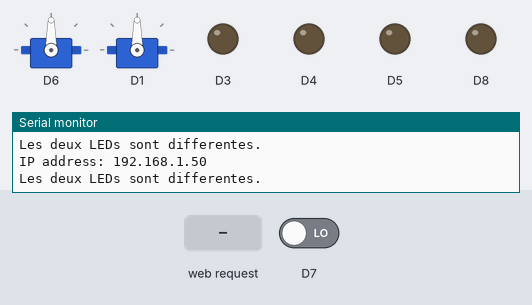
Recording of a program running on a simulated ESP8266 (NodeMCU). Shown: 2 × servo, output pins drawn as LEDs (lit = HIGH), the last lines printed to the serial monitor. Inputs (shaded band) come from the test bench; at power-on: D7 LOW. WiFi joins after 1.5 s; servers stay silent unless stated.

Above: at 5.7 s.
5.8 s: D7 driven HIGH
At 7.0 s:
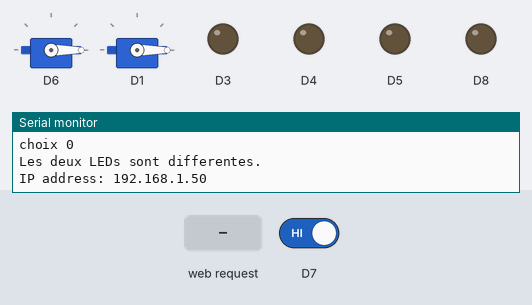
7.3 s: HTTP request GET /Choix1 received
At 8.6 s:
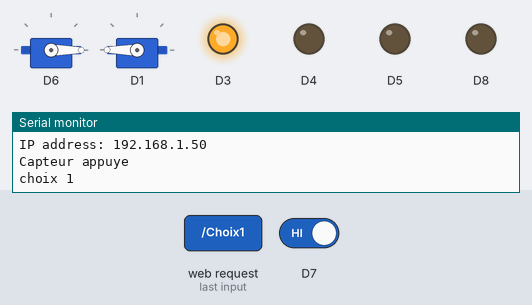
Timing chart, 0 to 13.9 s (numbered marks = the images above; inputs shaded):
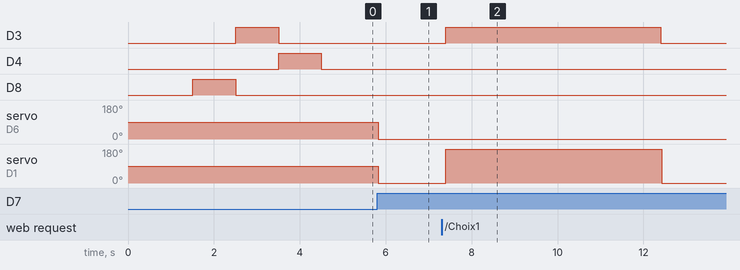

Measured:
- after the input at 5.8 s, servo on D6, servo on D1: 90° → 0° at once
- after the input at 7.3 s, D3: LOW → HIGH after 0.10 s, → LOW 5.0 s later; servo on D1: 0° → 180° after 0.10 s, → 0° 5.0 s later

The program:

main.cpp
```cpp
#include "Wifi_Serveur.h"
#include "Servomotor.h"
#include "Alerte.h"
#include <iostream>
#include <vector>


WifiServer server("simple", "mama1234");

// Pin pour les servos
const int brocheServoG = 12;  // D6
const int brocheServoD = 5;   // D1
// Pin pour le capteur de pression
const int brocheCapteur = 13; // D7
//Pin du buzzer
Buzzer monBuzzer(D5);         // D5
//Vecteur de LED
std::vector<LED> leds;

//Création des objets moteur et capteur
ServoMoteur monServoMoteurG(brocheServoG);
ServoMoteur monServoMoteurD(brocheServoD);
CapteurTouch monCapteurDepression(brocheCapteur);

//initialisation
void setup()
{
// Exception pour la connexion au wifi
  try
  {
    server.setup();
  }
  catch (const char *msg)
  {
    std::cerr << "Exception attrapée : " << msg << '\n';
    Serial.println("Exception attrapée : ");
    Serial.println(msg);
  }
  Serial.begin(9600);

// Initialisation des servos
  monServoMoteurG.AllumerActionneur(true);
  monServoMoteurD.AllumerActionneur(true);

// Initialisation des LEDs
  leds.push_back(LED(D8)); // LED rouge
  leds.push_back(LED(D3)); // LED jaune
  leds.push_back(LED(D4)); // LED verte
  for (LED &led : leds)
  {
    led.activer();
    delay(1000);
    led.desactiver();
  }

//Initialisation des croquettes
  std::list<Croquette> maListeDecroquette;
  Croquette croquetteG;
  Croquette croquetteD;
  maListeDecroquette.push_back(croquetteG);
  maListeDecroquette.push_back(croquetteD);

//Obtenir l'adresse IP pour le serveur
  Serial.println("Début Programme");
  Serial.print("Adresse IP : ");
  Serial.println(WiFi.localIP());
}

//Boucle principale
void loop()
{
// Boucle pour les requêtes du serveur
  server.loop();
  Serial.print("IP address: ");
  Serial.println(WiFi.localIP()); // Print the IP address
//Condition pour qu'il reste de la nourriture
  if (monCapteurDepression.estEnfonce())
  {
    // Désactiver le buzzer et les LEDs
    monBuzzer.desactiver();
    for (LED &led : leds)
    {
      led.desactiver();
    }

    Serial.println("Capteur appuye");

// Si le choix est 0, on ne fait rien
    if (server.choix == 0)
    {
      Serial.println("choix 0");
      monServoMoteurD.tourner(0);
      monServoMoteurG.tourner(0);
    }
// Si le choix est 1 (depuis serveur), on tourne le servo de droite
    else if (server.choix == 1)
    {
      // Activer la led rouge et le servo de droite pendant 5 secondes
      Serial.println("choix 1");
      leds[1].activer();
      monServoMoteurD.tourner(180);
      delay(5000);
      server.choix = 0;
    }
// Si le choix est 2 (depuis serveur), on tourne le servo de gauche
    else if (server.choix == 2)
    {
      // Activer la led verte et le servo de gauche pendant 5 secondes
      Serial.println("choix 2");
      leds[2].activer();
      monServoMoteurG.tourner(180);
      delay(5000);
      server.choix = 0;
    }
  }
  // Si le capteur n'est pas enfoncé et que le choix est 1 ou 2 sont sélectionné
  else if ((!monCapteurDepression.estEnfonce() && server.choix == 1) || (!monCapteurDepression.estEnfonce() && server.choix == 2))
  {
    // Activer la led rouge et le buzzer
    server.choix = 0;
    monBuzzer.activer();
    leds[0].activer();
  }
  else
  {
    // Remettre le buzzer et les servomoteurs à l'état initial
    server.choix = 0;
  }

  // Comparer les deux LEDs avec l'opérateur ==
  if (leds[0] == leds[1])
  {
    Serial.println("Les deux LEDs sont identiques.");
  }
  else
  {
    Serial.println("Les deux LEDs sont differentes.");
  }
}
```

Affichage.h
```cpp
#include <iostream>
#include "Arduino.h"

// Classe pour gérer le contenu de la page web
class MonContenu {
public:
  std::string texte;

  // Constructeur pour initialiser le texte
  MonContenu(const std::string& texte) : texte(texte) {}

  // Surcharge de l'opérateur << pour afficher le texte
  friend std::ostream& operator<<(std::ostream& os, const MonContenu& contenu) {
    return os << contenu.texte;
  }
};
```

Alerte.h
```cpp
#include <iostream>
#include <Arduino.h>

// Classe pour gérer les alertes
class Alerte {
protected:
    int pin;
    bool etat;

public:
    // Constructeur pour initialiser la pin et l'état à false par défaut
    Alerte(int pin) : pin(pin), etat(false) {}

    virtual void activer() = 0; // Méthode purement virtuelle
    virtual void desactiver() = 0; // Méthode purement virtuelle
};

// Classe pour gérer le buzzer
class Buzzer : public Alerte {
public:
    // Constructeur pour initialiser la pin
    Buzzer(int pin) : Alerte(pin) {
        pinMode(pin, OUTPUT);
    }

    // Destructeur pour éteindre le buzzer
    ~Buzzer() {digitalWrite(pin, LOW);}// Destructeur

    // Méthode pour activer le buzzer
    void activer() override {
        etat = true;
        digitalWrite(pin, HIGH);
        delay(100); // Attendre 100 millisecondes
        digitalWrite(pin, LOW);
        etat = false;
    }

    // Méthode pour désactiver le buzzer
    void desactiver() override {
        etat = false;
        digitalWrite(pin, LOW);
    }
};

// Classe pour gérer les LEDs
class LED : public Alerte {
public:
    // Constructeur pour initialiser la pin
    LED(int pin) : Alerte(pin) {
        pinMode(pin, OUTPUT);
    }

    // Destructeur pour éteindre la LED
    ~LED() {digitalWrite(pin, LOW);}// Destructeur

    // Méthode pour activer la LED
    void activer() override {
        etat = true;
        digitalWrite(pin, HIGH);
    }

    // Méthode pour désactiver la LED
    void desactiver() override {
        etat = false;
        digitalWrite(pin, LOW);
    }

    // Surcharge de l'opérateur == pour comparer deux LEDs
    bool operator == (const LED& led) const {
        return pin == led.pin;
    }

};
```

Servomotor.h
```cpp
#include <Servo.h>
#include <iostream>
#include <list> // pour list

// Classe pour gérer les actionneurs
class Actionneur {
private:
    bool ON;

public:
    // Initialise ON à false par défaut
    Actionneur() : ON(false) {}

    ~Actionneur() {} // Destructor

    //Méthode pour allumer ou éteindre l'actionneur
    void AllumerActionneur(bool Allumer) {
        ON = Allumer;
    }

    //Méthode pour récupérer l'état de l'actionneur
    bool GetETAT() {
        return ON;
    }
};

// Classe pour gérer les servomoteurs
class ServoMoteur : public Actionneur {
private:
    Servo monServo;

public:
    // Constructeur pour initialiser le servo avec la broche
    ServoMoteur(int brocheServo) : Actionneur() {
        monServo.attach(brocheServo);
    }

    // Destructeur pour détacher le servo
    ~ServoMoteur() {monServo.detach();}

    // Méthode pour initialiser le servo à la position 0
    void initialiser() {
        monServo.write(0);  // Positionner le servo à 0 degré lors de l'initialisation
    }

    // Méthode pour tourner le servo à un angle donné
    void tourner(int angle) {
        if (GetETAT()) {
            monServo.write(angle);
        }
    }
};

//Class pour les croquettes
class Croquette  {
private:
     String NomCroquette;
     int positionDansGamelle;

public:
    // Obtenir le nom de la croquette
   String GetNom(){
    return NomCroquette;
   }
   // Définir le nom de la croquette
   void SetNom(String str){
     NomCroquette=str;
   }
    // Définir la position de la croquette dans la gamelle
    void setPosition(int position){
    positionDansGamelle=position;
   }
    // Obtenir la position de la croquette dans la gamelle
   int  getPosition(){
     return positionDansGamelle;
   }
    // Destructeur
    ~Croquette() {}
};

// Classe pour gérer les alertes
class CapteurTouch {
private:
    int brocheCapteurTactile;

public:
    // Constructeur pour initialiser le capteur tactile
    CapteurTouch(int broche) : brocheCapteurTactile(broche) {
        pinMode(brocheCapteurTactile, INPUT);
    }

    // Destructeur
    ~CapteurTouch() {}

    // Méthode pour vérifier si le capteur est enfoncé
    bool estEnfonce() {
        int etatCapteur = digitalRead(brocheCapteurTactile);
        return (etatCapteur == HIGH);
    }

    // Méthode pour vérifier si le capteur est relâché
    bool estRelache() {
        int etatCapteur = digitalRead(brocheCapteurTactile);
        return (etatCapteur == LOW);
    }

    // Méthode pour obtenir l'état du capteur
    int getEtat() {
        return digitalRead(brocheCapteurTactile);
    }

};
```

Wifi_Serveur.h
```cpp
#include <ESP8266WiFi.h>
#include <ESP8266WebServer.h>
#include <sstream>
#include "Arduino.h"
#include "Affichage.h"

// Classe pour le serveur web
class WifiServer
{
// Création des objets privés
private:
  const char *ssid;
  const char *password;
  ESP8266WebServer server;

public:
  int choix = 0;
  // Constructeur pour initialiser les variables privées
  WifiServer(const char *ssid, const char *password)
      : ssid(ssid), password(password), server(80) {}

  // Méthode pour afficher la page web
  void handleRoot()
  {
    MonContenu contenu("Projet Gamelle Connecte par Cedric et Simon");

    String html = R"=====(
  <html>
  <body>
    <button id="onButton" onclick="handleChoix1()">Choix 1</button>
    <button id="offButton" onclick="handleChoix2()">Choix 2</button>
    <div id="terminal">)=====" + String(contenu.texte.c_str()) + R"=====(
    </div>
    <br>
    <script>
      function handleChoix1() {
        var xhr = new XMLHttpRequest();
        xhr.open("GET", "/Choix1", true);
        xhr.send();
        document.getElementById('terminal').innerHTML += 'Choix 1 selectionne<br>';
      }

      function handleChoix2() {
        var xhr = new XMLHttpRequest();
        xhr.open("GET", "/Choix2", true);
        xhr.send();
        document.getElementById('terminal').innerHTML += 'Choix 2 selectionne<br>';
      }
    </script>
  </body>
  </html>
  )=====";
    server.send(200, "text/html", html);
  }

  // Destructeur pour fermer le serveur
  ~WifiServer() { server.close(); }

  // Méthode pour gérer le choix 1
  void handleChoix1()
  {
    choix = 1;
  }

  // Méthode pour gérer le choix 2
  void handleChoix2()
  {
    choix = 2;
  }

  // Méthode pour gérer le choix 0
  void handleNoButtonPressed()
  {
    choix = 0;
  }

// Méthode pour se connecter au réseau WiFi
  void setup()
  {
    // Connexion au réseau WiFi
    Serial.println();
    Serial.println();
    Serial.print("Connecting to ");
    Serial.println(ssid);

    // Commencez par connecter un réseau WiFi
    WiFi.begin(ssid, password);

    // Attendez jusqu'à 30 secondes pour la connexion
    for (int i = 0; i < 300; ++i)
    {
      if (WiFi.status() == WL_CONNECTED)
      {
        // La connexion a réussi, sortez de la boucle
        break;
      }
      delay(100); // Attendez 100 ms avant la prochaine vérification
    }

    // Vérifiez si la connexion a réussi
    if (WiFi.status() != WL_CONNECTED)
    {
      // La connexion a échoué, lancez une exception
      Serial.println("La connexion WiFi a échoué");
      throw "La connexion WiFi a échoué";
    }

    // Configure and start the web server
    server.on("/", std::bind(&WifiServer::handleRoot, this));

    server.on("/Choix1", std::bind(&WifiServer::handleChoix1, this));
    server.on("/Choix2", std::bind(&WifiServer::handleChoix2, this));
    server.begin(); // Actually start the server
    Serial.println("HTTP server started");
  }

  // Méthode pour gérer les requêtes du serveur
  void loop()
  {
    server.handleClient(); // Handle client requests
  }
};
```
